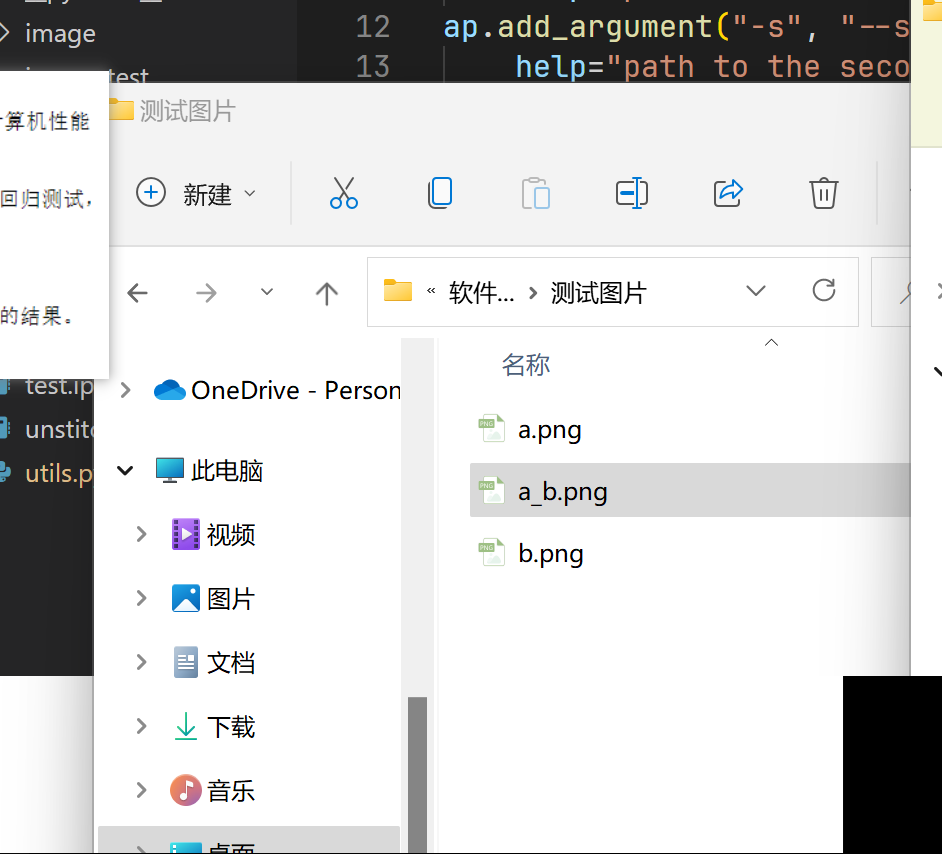
#> input picture image_test/1_2.png, 942 x 854 px, given in place of 1330_1123_878_631_2.png, which was not available
$ jupyter execute --allow-errors unstitch.ipynb   (Python 2 division)
#> lines starting #> are read from the running program, lines starting #| are printed output that depends on the picture; pictures that were not available may be replaced by others from this repository, and a replacement may not be noted
[cell 1]
import cv2
import numpy as np
import PIL
from PIL import Image

[cell 2]
panorama = cv2.imread(r"images\1330_1123_878_631_2.png",cv2.COLOR_BGR2GRAY)
#> panorama is the input picture: shape (854, 942, 3); mean B, G, R 213.2, 213.3, 213.1
image = cv2.imread(r"images\970.png",cv2.COLOR_BGR2GRAY)
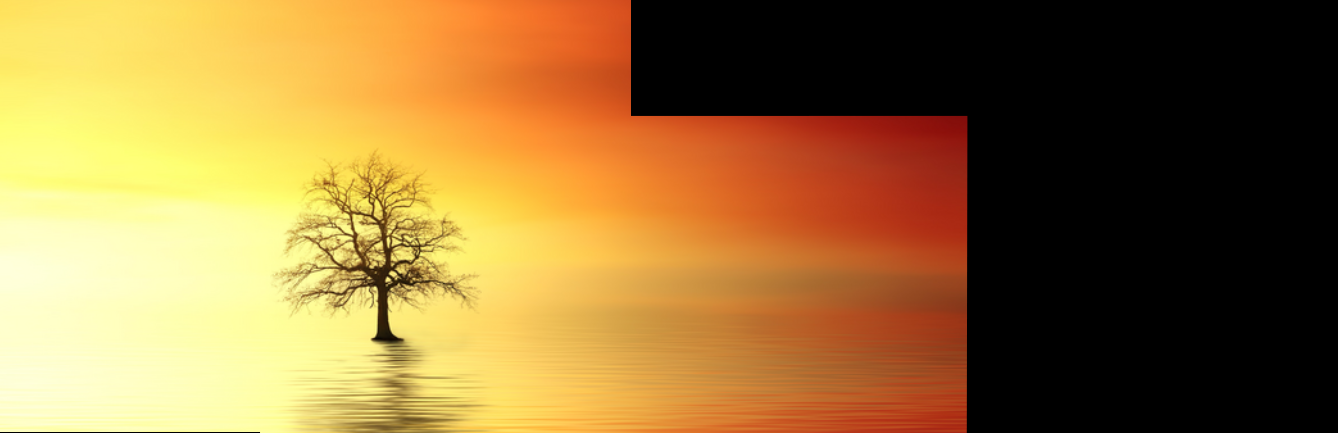
#> input picture image_test/a_b.png, 1338 x 433 px, given in place of 970.png, which was not available
#> image is the input picture: shape (433, 1338, 3); mean B, G, R 59.5, 116.4, 150.8
img2 = cv2.imread("image_test/a.png",cv2.COLOR_BGR2GRAY)
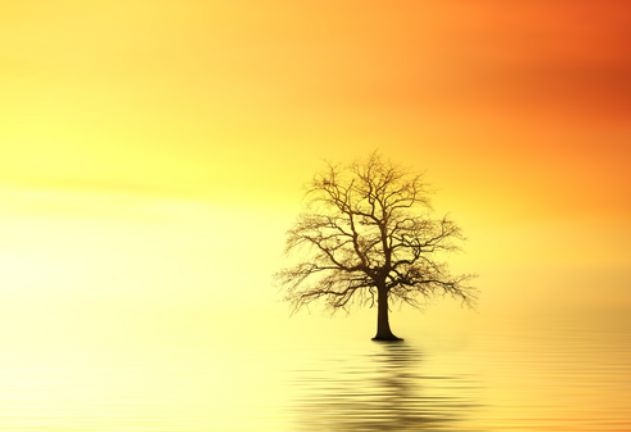
#> input picture image_test/a.png, 631 x 432 px
#> img2 is the input picture: shape (432, 631, 3); mean B, G, R 110.8, 209.9, 245.2

[cell 3]
# 使用 SIFT 特征检测器和匹配器
sift = cv2.SIFT_create()

# 在全景图和图像中检测特征点和计算特征描述符
keypoints_panorama, descriptors_panorama = sift.detectAndCompute(panorama, None)
#> keypoints_panorama = 1688 keypoints; strongest (x, y, size): (506, 300, 1.8), (500, 300, 1.8), (512, 300, 1.8), (534, 437, 1.8)
keypoints_image, descriptors_image = sift.detectAndCompute(image, None)
#> keypoints_image = 561 keypoints; strongest (x, y, size): (388, 279, 3.2), (384, 335, 13.2), (375, 288, 2.8), (388, 240, 2.6)

# 使用匹配器来匹配特征点
matcher = cv2.BFMatcher()
matches = matcher.knnMatch(descriptors_panorama, descriptors_image, k=2)
#> matches = 1688 matches
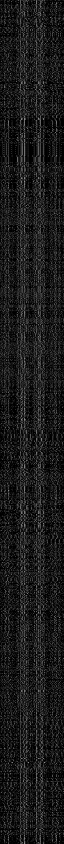
#> descriptors_panorama: shape (1688, 128) float32 (shown at 1/2 size); min 0, max 220, mean 26.6

# 应用 Lowe's 比率测试来筛选匹配
good_matches = []
for m, n in matches:
    if m.distance < 0.5 * n.distance:
        good_matches.append(m)
#> after the loop, good_matches = []

# 提取匹配的关键点
matched_keypoints_panorama = [keypoints_panorama[match.queryIdx] for match in good_matches]
#> matched_keypoints_panorama = []
matched_keypoints_image = [keypoints_image[match.trainIdx] for match in good_matches]
#> matched_keypoints_image = []

[cell 4]
# 获取匹配关键点的坐标
panorama_pts = np.float32([kp.pt for kp in matched_keypoints_panorama])
#> panorama_pts = empty array
image_pts = np.float32([kp.pt for kp in matched_keypoints_image])
#> image_pts = empty array
# 1 is feature 2 is image
#> (the rest of this cell did not finish here and is left out)
